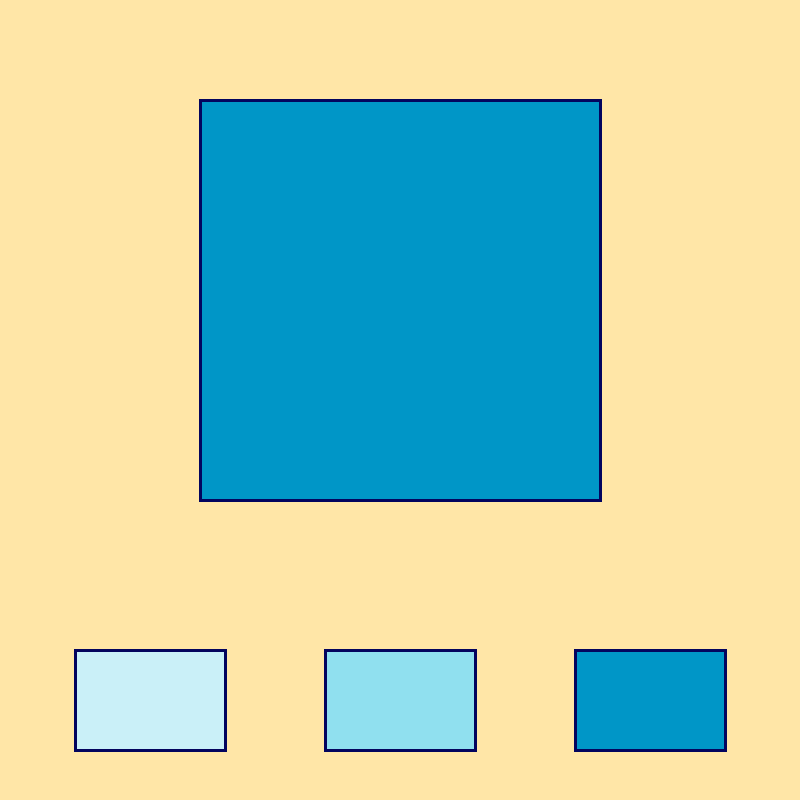
Frame 1 (no input)
Frame 60 (the mouse pressed at the canvas centre just before this capture): identical to frame 1, image omitted
Frame 120 (the mouse held since frame 60 and released just before this capture): identical to frame 1, image omitted

The Processing sketch that drew this single still picture (run headless with seeded random() and noise(); from frame 60 on, the mouse is pressed at the canvas centre):

// Processing sketch: U3_Checkpoint_2
// ── U3_Checkpoint_2.pde
//Eric Li
//Processing 11
//Checkpoint 2

//Color Pallette
color lightCyan = #caf0f8;
color mediumSkyBlue = #90e0ef;
color darkerBlue = #0096c7;
color darkestBlue = #03045e;
color paleYellow = #ffe6a7;
color blueHue = #a2d2ff;

//variable for color selection
color selectedColor;

void setup (){
  pixelDensity(1);
  size(800,800);
  strokeWeight(3);
  stroke(darkestBlue);
  selectedColor = darkerBlue;
}

void draw() {
  background(paleYellow);
  
  //buttons
  //light cyan button
  tactile(75, 650, 100, 150);
  fill(lightCyan);
  rect(75, 650, 150, 100);
  
  //medium sky blue button
  tactile(325, 650, 100, 150);
  fill(mediumSkyBlue);
  rect(325, 650, 150, 100);
  
   //darker blue button
  tactile(575, 650, 100, 150);
  fill(darkerBlue);
  rect(575, 650, 150, 100);
  
  //indicator
  stroke(darkestBlue);
  fill(selectedColor);
  square(200, 100, 400);
}
  
void tactile(int x, int y, int w, int h) {
  if(mouseX > x && mouseX < x+w && mouseY < y+h && mouseY > y) {
    stroke(blueHue);
  } else {
    stroke(darkestBlue);
  }
}

void mouseReleased() {
  if(mouseX > 75 && mouseX < 225 && mouseY < 750 && mouseY > 650) {
    selectedColor = lightCyan;
  }
  
  if(mouseX > 325 && mouseX < 475 && mouseY < 750 && mouseY > 650) {
    selectedColor = mediumSkyBlue;
  }
  
  if(mouseX > 575 && mouseX < 725 && mouseY < 750 && mouseY > 650) {
    selectedColor = darkerBlue;
  }
}
    
  
  
